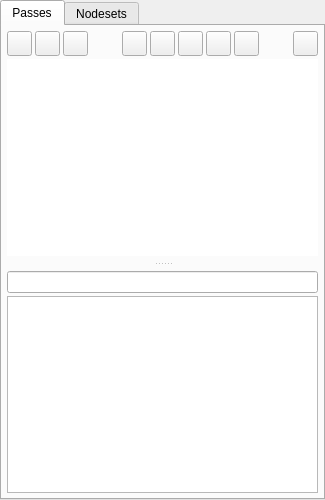
<?xml version="1.0" encoding="UTF-8"?>
<ui version="4.0">
 <class>Form</class>
 <widget class="QWidget" name="Form">
  <property name="geometry">
   <rect>
    <x>0</x>
    <y>0</y>
    <width>325</width>
    <height>500</height>
   </rect>
  </property>
  <property name="minimumSize">
   <size>
    <width>325</width>
    <height>500</height>
   </size>
  </property>
  <property name="windowTitle">
   <string>Form</string>
  </property>
  <layout class="QGridLayout" name="gridLayout">
   <property name="margin">
    <number>0</number>
   </property>
   <property name="spacing">
    <number>0</number>
   </property>
   <item row="0" column="0">
    <widget class="QTabWidget" name="tab_all">
     <property name="currentIndex">
      <number>0</number>
     </property>
     <widget class="QWidget" name="tab_passes">
      <attribute name="title">
       <string>Passes</string>
      </attribute>
      <layout class="QGridLayout" name="gridLayout_3">
       <property name="margin">
        <number>5</number>
       </property>
       <property name="spacing">
        <number>3</number>
       </property>
       <item row="0" column="0">
        <widget class="QSplitter" name="splitter">
         <property name="frameShape">
          <enum>QFrame::NoFrame</enum>
         </property>
         <property name="frameShadow">
          <enum>QFrame::Plain</enum>
         </property>
         <property name="lineWidth">
          <number>3</number>
         </property>
         <property name="orientation">
          <enum>Qt::Vertical</enum>
         </property>
         <property name="handleWidth">
          <number>15</number>
         </property>
         <widget class="QWidget" name="">
          <layout class="QVBoxLayout" name="verticalLayout">
           <property name="spacing">
            <number>3</number>
           </property>
           <item>
            <layout class="QHBoxLayout" name="hl_passes_buttons">
             <property name="spacing">
              <number>3</number>
             </property>
             <item>
              <widget class="QPushButton" name="pb_passes_new_tree">
               <property name="minimumSize">
                <size>
                 <width>25</width>
                 <height>25</height>
                </size>
               </property>
               <property name="maximumSize">
                <size>
                 <width>25</width>
                 <height>25</height>
                </size>
               </property>
               <property name="toolTip">
                <string>New Empty Pass Tree</string>
               </property>
               <property name="autoFillBackground">
                <bool>false</bool>
               </property>
               <property name="text">
                <string/>
               </property>
               <property name="flat">
                <bool>false</bool>
               </property>
              </widget>
             </item>
             <item>
              <widget class="QPushButton" name="pb_passes_new_passgroup">
               <property name="minimumSize">
                <size>
                 <width>25</width>
                 <height>25</height>
                </size>
               </property>
               <property name="maximumSize">
                <size>
                 <width>25</width>
                 <height>25</height>
                </size>
               </property>
               <property name="toolTip">
                <string>New Empty Pass Group</string>
               </property>
               <property name="autoFillBackground">
                <bool>false</bool>
               </property>
               <property name="text">
                <string/>
               </property>
               <property name="flat">
                <bool>false</bool>
               </property>
              </widget>
             </item>
             <item>
              <widget class="QPushButton" name="pb_passes_new_pass">
               <property name="minimumSize">
                <size>
                 <width>25</width>
                 <height>25</height>
                </size>
               </property>
               <property name="maximumSize">
                <size>
                 <width>25</width>
                 <height>25</height>
                </size>
               </property>
               <property name="toolTip">
                <string>New Empty Pass</string>
               </property>
               <property name="autoFillBackground">
                <bool>false</bool>
               </property>
               <property name="text">
                <string/>
               </property>
               <property name="flat">
                <bool>false</bool>
               </property>
              </widget>
             </item>
             <item>
              <spacer name="horizontalSpacer_4">
               <property name="orientation">
                <enum>Qt::Horizontal</enum>
               </property>
               <property name="sizeHint" stdset="0">
                <size>
                 <width>18</width>
                 <height>20</height>
                </size>
               </property>
              </spacer>
             </item>
             <item>
              <widget class="QPushButton" name="pb_passes_new_override">
               <property name="minimumSize">
                <size>
                 <width>25</width>
                 <height>25</height>
                </size>
               </property>
               <property name="maximumSize">
                <size>
                 <width>25</width>
                 <height>25</height>
                </size>
               </property>
               <property name="toolTip">
                <string>New Override</string>
               </property>
               <property name="autoFillBackground">
                <bool>false</bool>
               </property>
               <property name="text">
                <string/>
               </property>
               <property name="flat">
                <bool>false</bool>
               </property>
              </widget>
             </item>
             <item>
              <widget class="QPushButton" name="pb_passes_new_lightset">
               <property name="minimumSize">
                <size>
                 <width>25</width>
                 <height>25</height>
                </size>
               </property>
               <property name="maximumSize">
                <size>
                 <width>25</width>
                 <height>25</height>
                </size>
               </property>
               <property name="toolTip">
                <string>New Lightset</string>
               </property>
               <property name="autoFillBackground">
                <bool>false</bool>
               </property>
               <property name="text">
                <string/>
               </property>
               <property name="flat">
                <bool>false</bool>
               </property>
              </widget>
             </item>
             <item>
              <widget class="QPushButton" name="pb_passes_new_objectset">
               <property name="minimumSize">
                <size>
                 <width>25</width>
                 <height>25</height>
                </size>
               </property>
               <property name="maximumSize">
                <size>
                 <width>25</width>
                 <height>25</height>
                </size>
               </property>
               <property name="toolTip">
                <string>New Objectset</string>
               </property>
               <property name="autoFillBackground">
                <bool>false</bool>
               </property>
               <property name="text">
                <string/>
               </property>
               <property name="flat">
                <bool>false</bool>
               </property>
              </widget>
             </item>
             <item>
              <widget class="QPushButton" name="pb_passes_new_lodset">
               <property name="minimumSize">
                <size>
                 <width>25</width>
                 <height>25</height>
                </size>
               </property>
               <property name="maximumSize">
                <size>
                 <width>25</width>
                 <height>25</height>
                </size>
               </property>
               <property name="toolTip">
                <string>New LODset</string>
               </property>
               <property name="autoFillBackground">
                <bool>false</bool>
               </property>
               <property name="text">
                <string/>
               </property>
               <property name="flat">
                <bool>false</bool>
               </property>
              </widget>
             </item>
             <item>
              <widget class="QPushButton" name="pb_passes_new_nodeset">
               <property name="minimumSize">
                <size>
                 <width>25</width>
                 <height>25</height>
                </size>
               </property>
               <property name="maximumSize">
                <size>
                 <width>25</width>
                 <height>25</height>
                </size>
               </property>
               <property name="toolTip">
                <string>New LODset</string>
               </property>
               <property name="autoFillBackground">
                <bool>false</bool>
               </property>
               <property name="text">
                <string/>
               </property>
               <property name="flat">
                <bool>false</bool>
               </property>
              </widget>
             </item>
             <item>
              <spacer name="horizontalSpacer_5">
               <property name="orientation">
                <enum>Qt::Horizontal</enum>
               </property>
               <property name="sizeHint" stdset="0">
                <size>
                 <width>18</width>
                 <height>20</height>
                </size>
               </property>
              </spacer>
             </item>
             <item>
              <widget class="QPushButton" name="pb_passes_import">
               <property name="minimumSize">
                <size>
                 <width>25</width>
                 <height>25</height>
                </size>
               </property>
               <property name="maximumSize">
                <size>
                 <width>25</width>
                 <height>25</height>
                </size>
               </property>
               <property name="toolTip">
                <string>Load Passes from .ma file</string>
               </property>
               <property name="text">
                <string/>
               </property>
              </widget>
             </item>
            </layout>
           </item>
           <item>
            <widget class="QTreeWidget" name="tr_containers">
             <property name="frameShape">
              <enum>QFrame::NoFrame</enum>
             </property>
             <property name="frameShadow">
              <enum>QFrame::Plain</enum>
             </property>
             <property name="lineWidth">
              <number>1</number>
             </property>
             <property name="midLineWidth">
              <number>0</number>
             </property>
             <property name="showDropIndicator" stdset="0">
              <bool>true</bool>
             </property>
             <property name="alternatingRowColors">
              <bool>false</bool>
             </property>
             <property name="selectionMode">
              <enum>QAbstractItemView::ExtendedSelection</enum>
             </property>
             <property name="selectionBehavior">
              <enum>QAbstractItemView::SelectRows</enum>
             </property>
             <property name="rootIsDecorated">
              <bool>true</bool>
             </property>
             <property name="uniformRowHeights">
              <bool>false</bool>
             </property>
             <property name="columnCount">
              <number>0</number>
             </property>
             <attribute name="headerVisible">
              <bool>false</bool>
             </attribute>
             <attribute name="headerCascadingSectionResizes">
              <bool>false</bool>
             </attribute>
             <attribute name="headerDefaultSectionSize">
              <number>20</number>
             </attribute>
             <attribute name="headerHighlightSections">
              <bool>false</bool>
             </attribute>
             <attribute name="headerMinimumSectionSize">
              <number>20</number>
             </attribute>
             <attribute name="headerShowSortIndicator" stdset="0">
              <bool>false</bool>
             </attribute>
             <attribute name="headerStretchLastSection">
              <bool>false</bool>
             </attribute>
            </widget>
           </item>
          </layout>
         </widget>
         <widget class="QWidget" name="">
          <layout class="QVBoxLayout" name="verticalLayout_2">
           <property name="spacing">
            <number>3</number>
           </property>
           <item>
            <widget class="QLineEdit" name="le_containers_names"/>
           </item>
           <item>
            <widget class="QTextEdit" name="te_containers_info"/>
           </item>
          </layout>
         </widget>
        </widget>
       </item>
      </layout>
     </widget>
     <widget class="QWidget" name="tab_nodesets">
      <attribute name="title">
       <string>Nodesets</string>
      </attribute>
      <layout class="QGridLayout" name="gridLayout_2">
       <property name="margin">
        <number>5</number>
       </property>
       <property name="spacing">
        <number>3</number>
       </property>
       <item row="2" column="0">
        <widget class="QTreeWidget" name="tr_nodesets">
         <property name="frameShape">
          <enum>QFrame::NoFrame</enum>
         </property>
         <property name="frameShadow">
          <enum>QFrame::Plain</enum>
         </property>
         <property name="lineWidth">
          <number>1</number>
         </property>
         <property name="midLineWidth">
          <number>0</number>
         </property>
         <property name="alternatingRowColors">
          <bool>false</bool>
         </property>
         <property name="selectionMode">
          <enum>QAbstractItemView::ExtendedSelection</enum>
         </property>
         <property name="selectionBehavior">
          <enum>QAbstractItemView::SelectItems</enum>
         </property>
         <property name="rootIsDecorated">
          <bool>true</bool>
         </property>
         <property name="uniformRowHeights">
          <bool>false</bool>
         </property>
         <property name="columnCount">
          <number>0</number>
         </property>
         <attribute name="headerVisible">
          <bool>false</bool>
         </attribute>
         <attribute name="headerCascadingSectionResizes">
          <bool>false</bool>
         </attribute>
         <attribute name="headerDefaultSectionSize">
          <number>20</number>
         </attribute>
         <attribute name="headerHighlightSections">
          <bool>false</bool>
         </attribute>
         <attribute name="headerMinimumSectionSize">
          <number>20</number>
         </attribute>
         <attribute name="headerShowSortIndicator" stdset="0">
          <bool>false</bool>
         </attribute>
         <attribute name="headerStretchLastSection">
          <bool>false</bool>
         </attribute>
        </widget>
       </item>
       <item row="0" column="0">
        <layout class="QHBoxLayout" name="hl_nodesets_buttons">
         <property name="spacing">
          <number>2</number>
         </property>
         <item>
          <widget class="QPushButton" name="pb_nodesets_new">
           <property name="minimumSize">
            <size>
             <width>25</width>
             <height>25</height>
            </size>
           </property>
           <property name="maximumSize">
            <size>
             <width>25</width>
             <height>25</height>
            </size>
           </property>
           <property name="toolTip">
            <string>New Empty Nodeset</string>
           </property>
           <property name="autoFillBackground">
            <bool>false</bool>
           </property>
           <property name="text">
            <string/>
           </property>
           <property name="flat">
            <bool>false</bool>
           </property>
          </widget>
         </item>
         <item>
          <widget class="QPushButton" name="pb_nodesets_newSelected">
           <property name="minimumSize">
            <size>
             <width>25</width>
             <height>25</height>
            </size>
           </property>
           <property name="maximumSize">
            <size>
             <width>25</width>
             <height>25</height>
            </size>
           </property>
           <property name="toolTip">
            <string>New Nodeset with scene selected objects</string>
           </property>
           <property name="text">
            <string/>
           </property>
          </widget>
         </item>
         <item>
          <widget class="QPushButton" name="pb_nodesets_duplicated">
           <property name="minimumSize">
            <size>
             <width>25</width>
             <height>25</height>
            </size>
           </property>
           <property name="maximumSize">
            <size>
             <width>25</width>
             <height>25</height>
            </size>
           </property>
           <property name="toolTip">
            <string>Duplicate Selected Nodeset/s</string>
           </property>
           <property name="text">
            <string/>
           </property>
          </widget>
         </item>
         <item>
          <widget class="QPushButton" name="pb_nodesets_delete">
           <property name="minimumSize">
            <size>
             <width>25</width>
             <height>25</height>
            </size>
           </property>
           <property name="maximumSize">
            <size>
             <width>25</width>
             <height>25</height>
            </size>
           </property>
           <property name="toolTip">
            <string>Delete Selected Nodeset/s</string>
           </property>
           <property name="text">
            <string/>
           </property>
          </widget>
         </item>
         <item>
          <spacer name="horizontalSpacer">
           <property name="orientation">
            <enum>Qt::Horizontal</enum>
           </property>
           <property name="sizeHint" stdset="0">
            <size>
             <width>18</width>
             <height>20</height>
            </size>
           </property>
          </spacer>
         </item>
         <item>
          <widget class="QPushButton" name="pb_add">
           <property name="minimumSize">
            <size>
             <width>25</width>
             <height>25</height>
            </size>
           </property>
           <property name="maximumSize">
            <size>
             <width>25</width>
             <height>25</height>
            </size>
           </property>
           <property name="toolTip">
            <string>Add selected scene objects to selected Nodeset/s</string>
           </property>
           <property name="text">
            <string/>
           </property>
          </widget>
         </item>
         <item>
          <widget class="QPushButton" name="pb_nodesets_remove">
           <property name="minimumSize">
            <size>
             <width>25</width>
             <height>25</height>
            </size>
           </property>
           <property name="maximumSize">
            <size>
             <width>25</width>
             <height>25</height>
            </size>
           </property>
           <property name="toolTip">
            <string>Remove selected scene objects from selected Nodeset/s</string>
           </property>
           <property name="text">
            <string/>
           </property>
          </widget>
         </item>
         <item>
          <widget class="QPushButton" name="pb_nodesets_clear">
           <property name="minimumSize">
            <size>
             <width>25</width>
             <height>25</height>
            </size>
           </property>
           <property name="maximumSize">
            <size>
             <width>25</width>
             <height>25</height>
            </size>
           </property>
           <property name="toolTip">
            <string>Clear Selected Nodeset/s</string>
           </property>
           <property name="text">
            <string/>
           </property>
          </widget>
         </item>
         <item>
          <spacer name="horizontalSpacer_2">
           <property name="orientation">
            <enum>Qt::Horizontal</enum>
           </property>
           <property name="sizeHint" stdset="0">
            <size>
             <width>18</width>
             <height>20</height>
            </size>
           </property>
          </spacer>
         </item>
         <item>
          <widget class="QPushButton" name="pb_nodesets_selectObjects">
           <property name="minimumSize">
            <size>
             <width>25</width>
             <height>25</height>
            </size>
           </property>
           <property name="maximumSize">
            <size>
             <width>25</width>
             <height>25</height>
            </size>
           </property>
           <property name="toolTip">
            <string>Select objects in scene</string>
           </property>
           <property name="text">
            <string/>
           </property>
          </widget>
         </item>
         <item>
          <widget class="QPushButton" name="pb_nodesets_selectNodesets">
           <property name="minimumSize">
            <size>
             <width>25</width>
             <height>25</height>
            </size>
           </property>
           <property name="maximumSize">
            <size>
             <width>25</width>
             <height>25</height>
            </size>
           </property>
           <property name="toolTip">
            <string>Highlight Nodesets by scene selection</string>
           </property>
           <property name="text">
            <string/>
           </property>
          </widget>
         </item>
         <item>
          <spacer name="horizontalSpacer_3">
           <property name="orientation">
            <enum>Qt::Horizontal</enum>
           </property>
           <property name="sizeHint" stdset="0">
            <size>
             <width>18</width>
             <height>20</height>
            </size>
           </property>
          </spacer>
         </item>
         <item>
          <widget class="QPushButton" name="pb_nodesets_import">
           <property name="minimumSize">
            <size>
             <width>25</width>
             <height>25</height>
            </size>
           </property>
           <property name="maximumSize">
            <size>
             <width>25</width>
             <height>25</height>
            </size>
           </property>
           <property name="toolTip">
            <string>Load Nodesets from .ma file</string>
           </property>
           <property name="text">
            <string/>
           </property>
          </widget>
         </item>
        </layout>
       </item>
       <item row="1" column="0">
        <widget class="QLineEdit" name="le_nodesets_names"/>
       </item>
      </layout>
     </widget>
    </widget>
   </item>
  </layout>
 </widget>
 <resources/>
 <connections/>
</ui>
